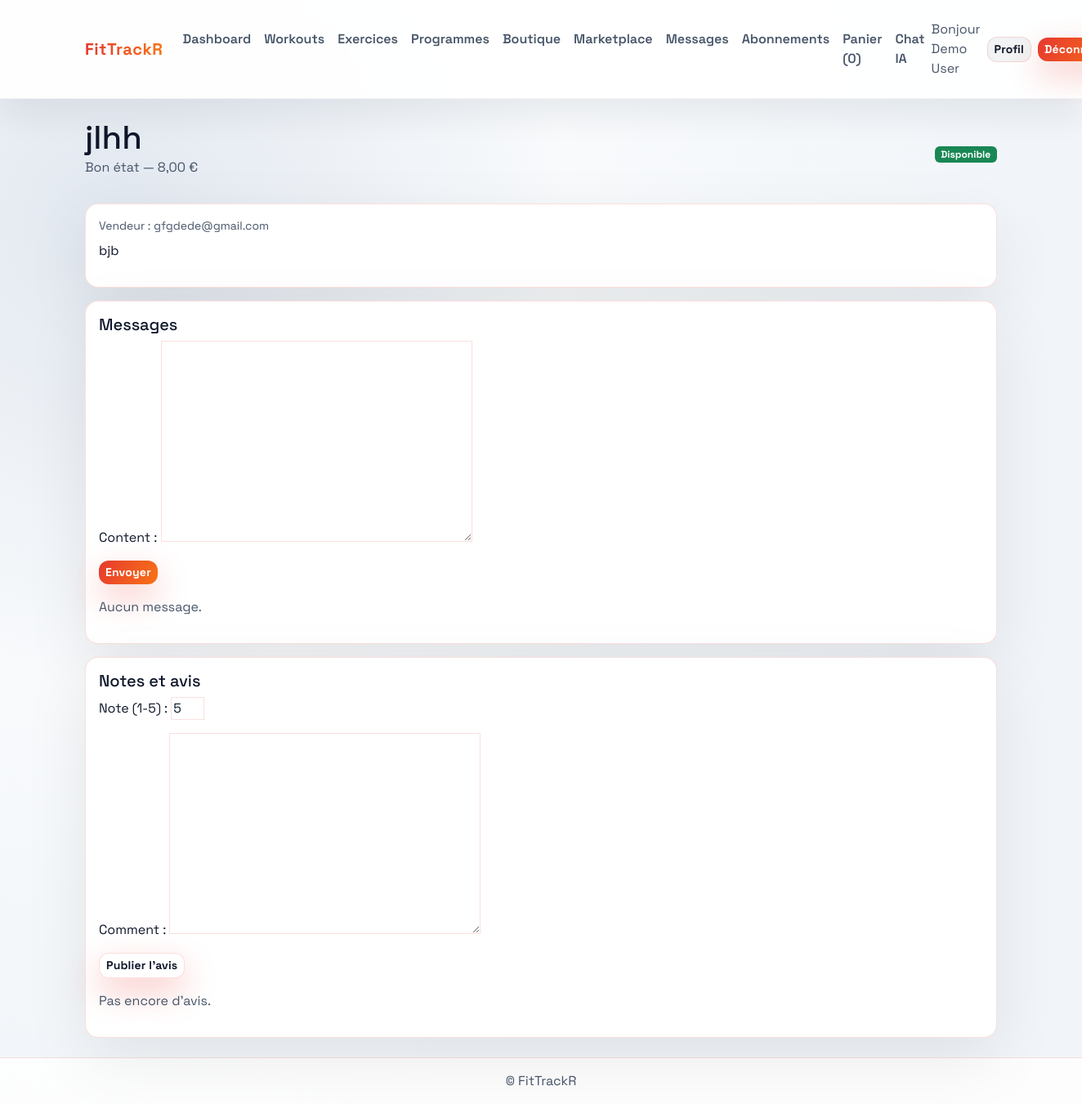
Page /shop/marketplace/1/ (signed in) on the committed database.
### users/models.py (models this page shows, shortened)
class CustomUser(AbstractBaseUser, PermissionsMixin):
    email = models.EmailField(unique=True)
    first_name = models.CharField(max_length=50, blank=True)
    last_name = models.CharField(max_length=50, blank=True)
    is_staff = models.BooleanField(default=False)
    is_active = models.BooleanField(default=True)
    date_joined = models.DateTimeField(default=timezone.now)
    objects = CustomUserManager()
    USERNAME_FIELD = "email"
    REQUIRED_FIELDS = []
    class Meta:
        ordering = ["-date_joined"]
    @property
    def full_name(self):
        return f"{self.first_name} {self.last_name}".strip() or self.email
    @property
    def active_subscription(self):
        from subscriptions.models import Subscription
        return Subscription.objects.filter(user=self, active=True).select_related("plan").first()

### shop/models.py (models this page shows, shortened)
class MarketplaceListing(models.Model):
    seller = models.ForeignKey(settings.AUTH_USER_MODEL, related_name="listings", on_delete=models.CASCADE)
    title = models.CharField(max_length=200)
    description = models.TextField(blank=True)
    price = models.DecimalField(max_digits=8, decimal_places=2)
    condition = models.CharField(max_length=20, choices=LISTING_CONDITIONS, default="good")
    available = models.BooleanField(default=True)
    created_at = models.DateTimeField(auto_now_add=True)
    class Meta:
        ordering = ["-created_at"]

### shop/views.py (the view, shortened to what this page needs)
# urls.py: path("marketplace/<int:pk>/", views.marketplace_detail, name="marketplace_detail"),
@requires_plan("ultra")
def marketplace_detail(request, pk):
    listing = get_object_or_404(MarketplaceListing.objects.select_related("seller"), pk=pk)
    msg_form = ListingMessageForm(request.POST if request.POST.get("form_type") == "message" else None)
    rating_form = ListingRatingForm(request.POST if request.POST.get("form_type") == "rating" else None)
    ratings = listing.ratings.select_related("buyer")
    existing_rating = ratings.filter(buyer=request.user).first()
    messages_qs = listing.messages.select_related("sender")
    avg_score = ratings.aggregate(avg=models.Avg("score"))["avg"]
    return render(
        request,
        "shop/marketplace_detail.html",
        {"listing": listing, "messages": messages_qs, "form": msg_form, "rating_form": rating_form, "ratings": ratings, "avg_score": avg_score, "existing_rating": existing_rating},
    )

### shop/forms.py
class ListingMessageForm(forms.ModelForm):
    class Meta:
        model = ListingMessage
        fields = ("content",)

class ListingRatingForm(forms.ModelForm):
    score = forms.IntegerField(min_value=1, max_value=5, initial=5, label="Note (1-5)")
    class Meta:
        model = ListingRating
        fields = ("score", "comment")

### messaging/context_processors.py (called while the page is built)
def messaging_counts(request):
    if not request.user.is_authenticated:
        return {}
    inbox_unread = request.user.received_messages.filter(is_read=False).count()
    pending_requests = request.user.received_friend_requests.filter(status="pending").count()
    return {
        "messaging_unread": inbox_unread,
        "messaging_pending_requests": pending_requests,
    }

### shop/cart.py (called while the page is built)
    def __len__(self):
        return sum(self.cart.values())

### shop/context_processors.py (called while the page is built)
def cart(request):
    return {"cart": Cart(request)}

### subscriptions/models.py (called while the page is built)
    @property
    def is_current(self) -> bool:
        today = timezone.now().date()
        return self.active and (self.end_date is None or self.end_date >= today)

### subscriptions/utils.py (called while the page is built)
def ensure_default_plans():
    for plan_data in DEFAULT_PLANS:
        Plan.objects.get_or_create(
            code=plan_data["code"],
            defaults={
                "name": plan_data["name"],
                "level": plan_data["level"],
                "price": plan_data["price"],
                "description": plan_data["description"],
                "workout_limit_per_week": plan_data.get("workout_limit_per_week"),
                "features": plan_data.get("features", ""),
            },
        )

def ensure_free_plan(user):
    ensure_default_plans()
    if Subscription.objects.filter(user=user, active=True).exists():
        return
    free_plan = Plan.objects.get(code="free")
    Subscription.objects.create(user=user, plan=free_plan)

def has_required_plan(user, code: str) -> bool:
    ensure_default_plans()
    if isinstance(code, str):
        try:
            required_plan = Plan.objects.get(code=code)
        except Plan.DoesNotExist:
            return False
    else:
        return False
    current = user.active_subscription
    return bool(current and current.plan.level >= required_plan.level and current.is_current)

### shop/templates/shop/marketplace_detail.html (shortened to what this page needs)
{% extends 'base.html' %}
{% block content %}
<div class="d-flex justify-content-between align-items-center mb-3">
    <div>
        <h1 class="mb-0">{{ listing.title }}</h1>
        <p class="text-muted">{{ listing.get_condition_display }} — {{ listing.price }} €</p>
    </div>
    <div class="d-flex gap-2">
        {% if listing.available %}<span class="badge bg-success">Disponible</span>{% else %}<span class="badge bg-secondary">Clôturé</span>{% endif %}
    </div>
</div>
<div class="card p-3 mb-3">
    <div class="d-flex justify-content-between">
        <div class="text-muted small mb-2">Vendeur : {{ listing.seller.full_name|default:listing.seller.email }}</div>
    </div>
    <p>{{ listing.description }}</p>
</div>
<div class="card p-3">
    <h5>Messages</h5>
    <form method="post" class="mb-3">
        {{ form.as_p }}
        <button class="btn btn-primary btn-sm" type="submit">Envoyer</button>
    </form>
    {% for m in messages %}
        <div class="border-bottom border-secondary-subtle py-2">
            <div class="text-muted small">{{ m.sender.full_name|default:m.sender.email }} — {{ m.created_at }}</div>
            <div>{{ m.content }}</div>
        </div>
    {% empty %}
        <p class="text-muted">Aucun message.</p>
    {% endfor %}
</div>
<div class="card p-3 mt-3">
    <h5>Notes et avis</h5>
    {% if existing_rating %}
        <p class="text-muted">Vous avez noté : {{ existing_rating.score }}/5</p>
    {% else %}
        <form method="post" class="mb-3">
            {{ rating_form.as_p }}
            <button class="btn btn-outline-light btn-sm" type="submit">Publier l'avis</button>
        </form>
    {% endif %}
    {% for r in ratings %}
        <div class="border-bottom border-secondary-subtle py-2">
            <div class="text-muted small">{{ r.buyer.full_name|default:r.buyer.email }} — {{ r.score }}/5 — {{ r.created_at }}</div>
            <div>{{ r.comment }}</div>
        </div>
    {% empty %}
        <p class="text-muted">Pas encore d'avis.</p>
    {% endfor %}
</div>
{% endblock %}

### templates/base.html (shortened to what this page needs)
{% load static %}
<!doctype html>
<html lang="fr">
<head>
    <link href="https://cdn.jsdelivr.net/npm/bootstrap@5.3.3/dist/css/bootstrap.min.css" rel="stylesheet">
    <link rel="stylesheet" href="https://cdn.jsdelivr.net/npm/bootstrap-icons@1.11.3/font/bootstrap-icons.css">
    <link rel="stylesheet" href="{% static 'styles.css' %}">
</head>
<body class="app-body">
    <header>
        <nav class="navbar navbar-expand-lg navbar-light glass-nav sticky-top py-3">
            <div class="container-xl">
                <a class="navbar-brand brand-gradient" href="{% url 'dashboard:home' %}">FitTrackR</a>
                <div class="collapse navbar-collapse" id="navbarNav">
                    <ul class="navbar-nav me-auto mb-2 mb-lg-0">
                        <li class="nav-item"><a class="nav-link nav-link-soft" href="{% url 'dashboard:home' %}">Dashboard</a></li>
                        <li class="nav-item"><a class="nav-link nav-link-soft" href="{% url 'workouts:workout_list' %}">Workouts</a></li>
                        <li class="nav-item"><a class="nav-link nav-link-soft" href="{% url 'workouts:exercise_list' %}">Exercices</a></li>
                        <li class="nav-item"><a class="nav-link nav-link-soft" href="{% url 'programs:program_list' %}">Programmes</a></li>
                        <li class="nav-item"><a class="nav-link nav-link-soft" href="{% url 'shop:product_list' %}">Boutique</a></li>
                        <li class="nav-item"><a class="nav-link nav-link-soft" href="{% url 'shop:marketplace_list' %}">Marketplace</a></li>
                        <li class="nav-item"><a class="nav-link nav-link-soft" href="{% url 'messaging:inbox' %}">Messages</a></li>
                        <li class="nav-item"><a class="nav-link nav-link-soft" href="{% url 'subscriptions:plans' %}">Abonnements</a></li>
                        <li class="nav-item"><a class="nav-link nav-link-soft" href="{% url 'shop:cart_detail' %}">Panier ({{ cart|length }})</a></li>
                        <li class="nav-item"><a class="nav-link nav-link-soft" href="{% url 'dashboard:ai_chat' %}">Chat IA</a></li>
                    </ul>
                    <div class="d-flex align-items-center gap-2">
                        {% if user.is_authenticated %}
                            <span class="navbar-text text-muted">Bonjour {{ user.full_name }}</span>
                            <a class="btn btn-ghost btn-sm" href="{% url 'users:profile' %}">Profil</a>
                            <a class="btn btn-primary btn-sm" href="{% url 'users:logout' %}">Déconnexion</a>
                        {% else %}
                            <a class="btn btn-ghost btn-sm" href="{% url 'users:login' %}">Connexion</a>
                            <a class="btn btn-primary btn-sm" href="{% url 'users:register' %}">Inscription</a>
                        {% endif %}
                    </div>
                </div>
            </div>
        </nav>
    </header>
    <main class="main-shell container-xl py-4">
        {% block content %}{% endblock %}
    </main>
    <footer class="site-footer text-center py-3">© FitTrackR</footer>
</body>
</html>

### static/styles.css (style rules this page uses)
:root { --bg: radial-gradient(circle at 10% 20%, #e2e8f0 0%, #f8fafc 35%, #f1f5f9 70%); --surface: #ffffff; --surface-strong: #f8fafc; --primary: #e6392f; --secondary: #2563eb; --accent: #12b886; --text: #0f172a; --muted: #475569; --border: rgba(230, 57, 47, 0.16); --border-strong: rgba(15, 23, 42, 0.08); --shadow: 0 25px 80px rgba(0, 0, 0, 0.08); --radius: 16px; }
* { box-sizing: border-box; }
body, .app-body { margin: 0; min-height: 100vh; background: var(--bg); color: var(--text); font-family: 'Space Grotesk', 'Segoe UI', sans-serif; }
a { color: var(--primary); text-decoration: none; }
.main-shell { padding-bottom: 3rem; }
.glass-nav { background: rgba(255, 255, 255, 0.92); backdrop-filter: blur(14px); border-bottom: 1px solid rgba(15, 23, 42, 0.04); box-shadow: 0 20px 40px rgba(15, 23, 42, 0.07); }
.navbar-brand { font-weight: 800; letter-spacing: 0.6px; }
.brand-gradient { background: linear-gradient(90deg, var(--primary), #f97316); -webkit-background-clip: text; color: transparent; animation: gradientShift 9s ease infinite; }
.nav-link-soft { color: var(--muted); font-weight: 600; position: relative; padding: 0.35rem 0.75rem; }
.nav-link-soft::after { content: ""; position: absolute; left: 0; bottom: 0.2rem; width: 100%; height: 2px; background: linear-gradient(90deg, var(--primary), var(--secondary)); transform: scaleX(0); transform-origin: left; transition: transform 0.2s ease; }
.site-footer { background: rgba(255, 255, 255, 0.85); border-top: 1px solid var(--border); color: var(--muted); }
.card, .alert, .list-group-item, .table { background: var(--surface); border: 1.5px solid var(--border); box-shadow: var(--shadow); color: var(--text); border-radius: var(--radius); transition: all 0.3s ease; }
.btn, button { border: none; border-radius: 12px; font-weight: 700; letter-spacing: 0.2px; transition: transform 0.1s ease, box-shadow 0.2s ease, background 0.2s ease, color 0.2s ease; }
.btn-primary, button, .btn.btn-primary { background: linear-gradient(120deg, var(--primary), #f97316); color: #fff; box-shadow: 0 16px 40px rgba(230, 57, 47, 0.28); border: none; }
.btn-ghost { background: rgba(15, 23, 42, 0.05); color: var(--text); border: 1px solid var(--border); }
.btn-outline-light { border: 1px solid var(--border); color: var(--text); background: #fff; }
.form-control, .form-select, textarea, input, select { background: #fff; border: 1px solid var(--border); color: var(--text); }
.muted, .text-muted { color: var(--muted) !important; }

### rows in the picture
CustomUser: full_name "Demo User"
MarketplaceListing: title "jlhh", condition "Bon état", price "8,00", seller.full_name "gfgdede@gmail.com", description "bjb"

### other values in the picture
{{ cart|length }} "0"
